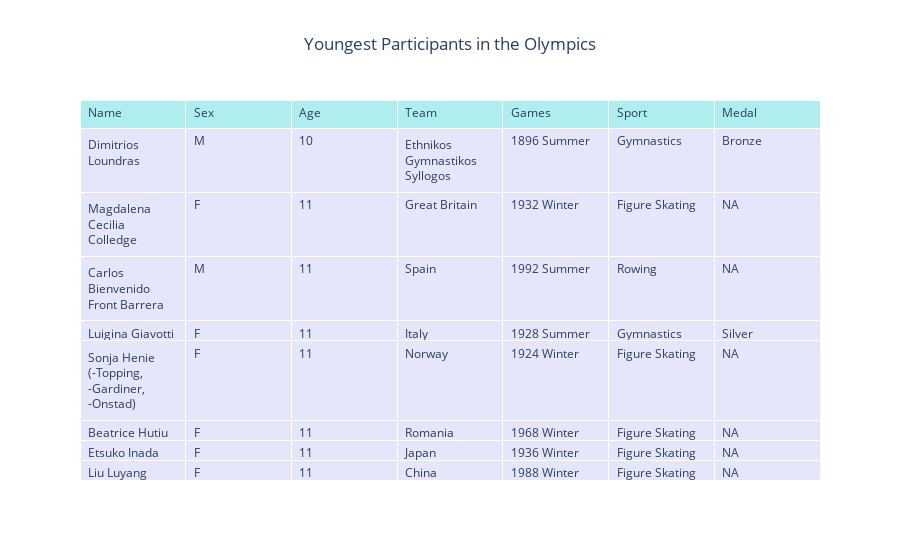

Here is the notebook cell this chart was saved with:
### Code cell
fig = go.Figure(data=[go.Table(
    header=dict(values=list(table.columns),
               fill_color = 'paleturquoise',
               align='left'),
    cells = dict(values=[table.Name, table.Sex,table.Age, table.Team,table.Games,table.Sport,table.Medal],
                fill_color='lavender',
                align='left'))
                     ])
fig.update_layout(title='Youngest Participants in the Olympics',title_x=0.5)
fig.show()

### Figure 1 — Plotly figure (JSON) as saved in the notebook; plotly's stock layout.template omitted (floating-point values rounded to 4 significant figures)
{"data": [{"cells": {"align": "left", "fill": {"color": "lavender"}, "values": [["Dimitrios Loundras", "Magdalena Cecilia Colledge", "Carlos Bienvenido Front Barrera", "Luigina Giavotti", "Sonja Henie (-Topping, -Gardiner, -Onstad)", "Beatrice Hutiu", "Etsuko Inada", "Liu Luyang", "Marcelle Matthews", "Megan Olwen Devenish Taylor (-Mandeville-Ellis)"], ["M", "F", "M", "F", "F", "F", "F", "F", "F", "F"], [10, 11, 11, 11, 11, 11, 11, 11, 11, 11], ["Ethnikos Gymnastikos Syllogos", "Great Britain", "Spain", "Italy", "Norway", "Romania", "Japan", "China", "South Africa", "Great Britain"], ["1896 Summer", "1932 Winter", "1992 Summer", "1928 Summer", "1924 Winter", "1968 Winter", "1936 Winter", "1988 Winter", "1960 Winter", "1932 Winter"], ["Gymnastics", "Figure Skating", "Rowing", "Gymnastics", "Figure Skating", "Figure Skating", "Figure Skating", "Figure Skating", "Figure Skating", "Figure Skating"], ["Bronze", "NA", "NA", "Silver", "NA", "NA", "NA", "NA", "NA", "NA"]]}, "header": {"align": "left", "fill": {"color": "paleturquoise"}, "values": ["Name", "Sex", "Age", "Team", "Games", "Sport", "Medal"]}, "type": "table"}], "layout": {"title": {"text": "Youngest Participants in the Olympics", "x": 0.5}}}
